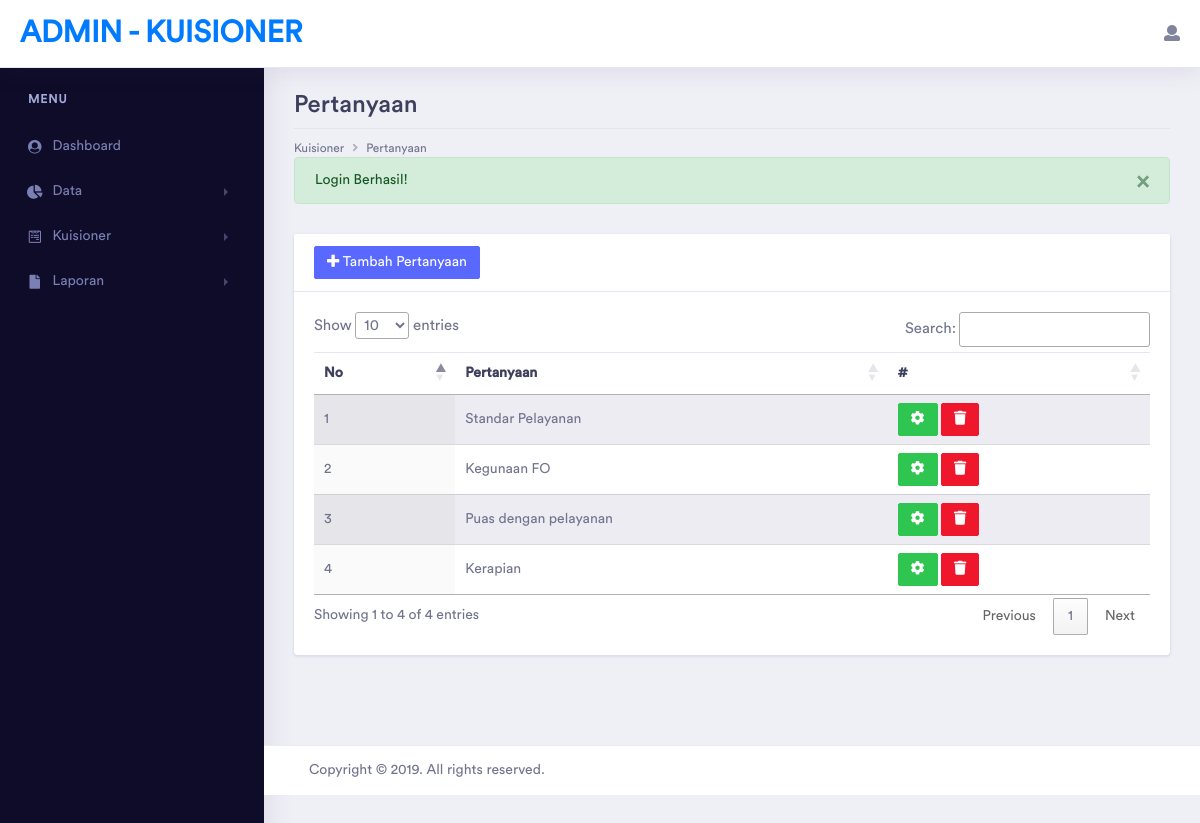
Page /backend/pertanyaan.php (signed in) on the committed database.
### tables this page shows
CREATE TABLE `tb_pertanyaan` (
  `id_pertanyaan` int(11) NOT NULL,
  `pertanyaan` varchar(100) DEFAULT NULL
);

### backend/pertanyaan.php (the view, shortened to what this page needs)
<?php
    require "../helper/fungsi.php";
    require "proses/koneksi.php";
?>
<!doctype html>
<html lang="en">
<head>
    <?php require "header.php" ?>
</head>
<body>
    <div class="dashboard-main-wrapper">
        <?php require "navbar.php" ?>
        <?php require "sidebar.php" ?>
        <div class="dashboard-wrapper">
            <div class="dashboard-ecommerce">
                <div class="container-fluid dashboard-content ">
                    <div class="row">
                        <div class="col-xl-12 col-lg-12 col-md-12 col-sm-12 col-12">
                            <div class="page-header">
                                <h2 class="pageheader-title">Pertanyaan</h2>
                                <div class="page-breadcrumb">
                                    <nav aria-label="breadcrumb">
                                        <ol class="breadcrumb">
                                            <li class="breadcrumb-item" aria-current="page">Kuisioner</li>
                                            <li class="breadcrumb-item active" aria-current="page">Pertanyaan</li>
                                        </ol>
                                    </nav>
                                </div>
                            </div>
                        </div>
                    </div>
                    <div class="row">
                        <div class="col-md-12">
                            <div class="card">
                                <div class="card-header">
                                    <a href="form/form-pertanyaan.php" class="btn btn-primary btn-sm"><i class="fas fa-plus"></i> Tambah Pertanyaan</a>
                                </div>
                                <div class="card-body">
                                    <div class="table-responsive">
                                        <table class="table table-striped display">
                                            <thead>
                                                <tr>
                                                    <th>No</th>
                                                    <th>Pertanyaan</th>
                                                    <th>#</th>
                                                </tr>
                                            </thead>
                                            <tbody>
                                                <?php
                                                    $no = 1;
                                                    $sql = "SELECT * FROM tb_pertanyaan";
                                                    $query = $con->query($sql);
                                                    if(isset($query)){
                                                        foreach($query as $row){
                                                ?>
                                                <tr>
                                                    <td><?= $no++; ?></td>
                                                    <td><?= $row['pertanyaan']; ?></td>
                                                    <td>
                                                        <a href="form/form-pertanyaan.php?id=<?= $row['id_pertanyaan'] ?>" class="btn btn-success btn-sm"><i class="fas fa-cog"></i></a>
                                                        <a href="proses/delete/delete-pertanyaan.php?id=<?= $row['id_pertanyaan'] ?>" class="btn btn-danger btn-sm" onclick="return confirm('Hapus data secara permanen?');" ><i class="fas fa-trash"></i></a>
                                                    </td>
                                                </tr>
                                                <?php
                                                        }
                                                    }
                                                ?>
                                            </tbody>
                                        </table>
                                    </div>
                                </div>
                            </div>
                        </div>
                    </div>
                </div>
            </div>
            <?php require "footer.php" ?>
        </div>
    </div>
</body>
</html>

### rows in the picture
tb_pertanyaan: pertanyaan "Standar Pelayanan"
tb_pertanyaan: pertanyaan "Kegunaan FO"
tb_pertanyaan: pertanyaan "Puas dengan pelayanan"
tb_pertanyaan: pertanyaan "Kerapian"

### other values in the picture
$text "Login Berhasil!"
